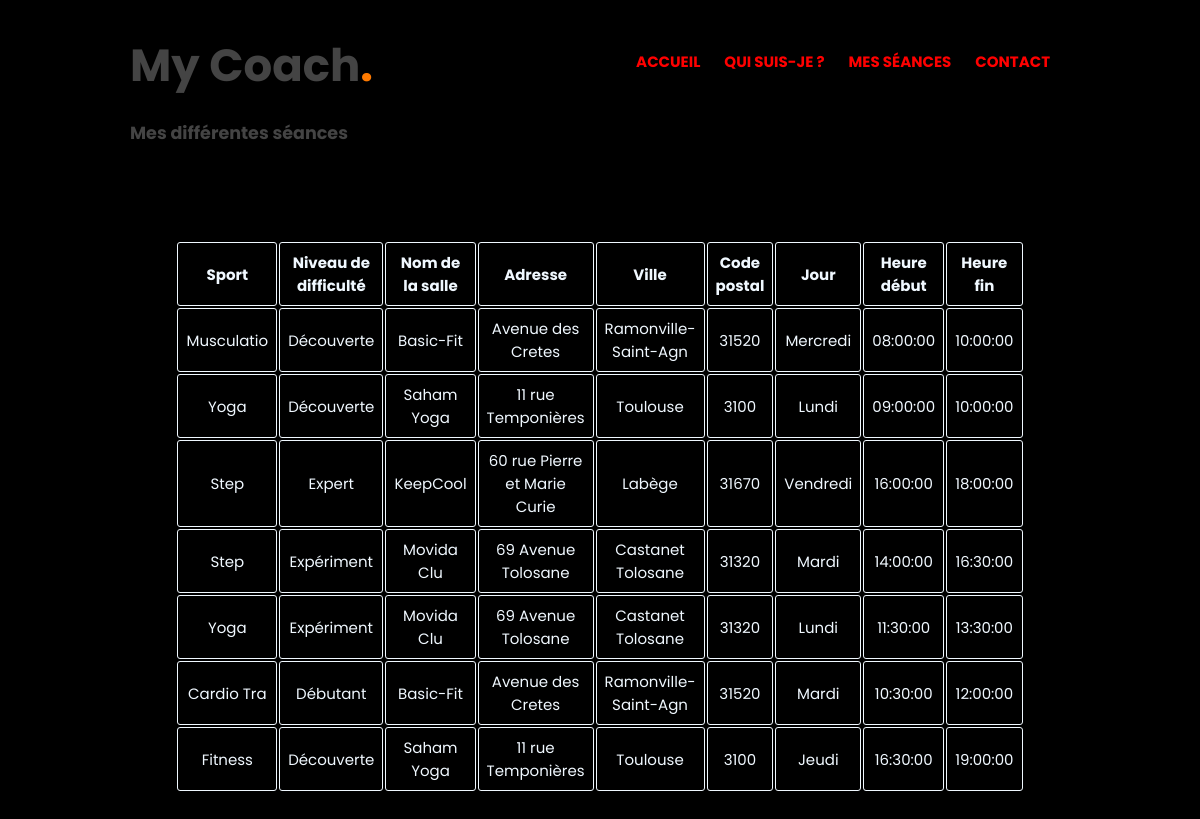
The page /php/seance.php on the database its author committed.
### tables this page shows
CREATE TABLE IF NOT EXISTS `seance` (
  `idSeance` int NOT NULL AUTO_INCREMENT,
  `activiteSeance` int DEFAULT NULL,
  `salleSeance` int DEFAULT NULL,
  `niveauSeance` int DEFAULT NULL,
  `jour` varchar(8) DEFAULT NULL,
  `heureDebut` time DEFAULT NULL,
  `heureFin` time DEFAULT NULL,
  PRIMARY KEY (`idSeance`),
  KEY `fk_seance_niveau` (`niveauSeance`),
  KEY `fk_seance_salle` (`salleSeance`),
  KEY `fk_seance_activite` (`activiteSeance`)
);

CREATE TABLE IF NOT EXISTS `activite` (
  `idAct` int NOT NULL AUTO_INCREMENT,
  `libelleActivite` varchar(10) DEFAULT NULL,
  PRIMARY KEY (`idAct`)
);

CREATE TABLE IF NOT EXISTS `niveau` (
  `idNiveau` int NOT NULL AUTO_INCREMENT,
  `libelleNiveau` varchar(10) DEFAULT NULL,
  PRIMARY KEY (`idNiveau`)
);

CREATE TABLE IF NOT EXISTS `salle` (
  `idSalle` int NOT NULL AUTO_INCREMENT,
  `nom` varchar(10) DEFAULT NULL,
  `adresse` varchar(50) DEFAULT NULL,
  `ville` varchar(20) DEFAULT NULL,
  `cp` varchar(5) DEFAULT NULL,
  PRIMARY KEY (`idSalle`)
);

### php/seance.php (the view, shortened to what this page needs)
<?php
include("../include/connexionBDD.php");
 ?>
<!DOCTYPE html>
<html lang="en">
    <head>
        <link rel="stylesheet" href="../css/style.css">
        <link rel="stylesheet" href="../css/styleSeance.css">
    </head>
    <body>
        <header>
            <div class="wrapper">
                <h1>My Coach<span class="orange">.</span></h1>
                <nav>
                    <ul>
                        <li><a href="index.html">Accueil</a></li>
                        <li><a href="presentation">Qui suis-je ?</a></li>
                        <li><a href="seance.php">Mes séances</a></li>
                        <li><a href="contact">Contact</a></li>
                    </ul>
                </nav>
            </div>
        </header>
        <section id="seances">
        <div class="wrapper">
            <h3> Mes différentes séances </h3>
            <div class="tableau">
            <?php
                $reqSQL = "SELECT libelleActivite, libelleNiveau, nom, adresse, ville, cp, jour, heureDebut, heureFin
                FROM activite A, niveau N, salle S, seance SE
                WHERE SE.activiteSeance = A.idAct AND SE.salleSeance = S.idSalle AND SE.niveauSeance = N.idNiveau
                ORDER BY DAYOFWEEK(jour)" ;
                $result = $connexion->query($reqSQL);
                if ($result ->rowCount() > 0) {
                    echo "<table border1'>
                    <tr>
                        <th>Sport</th>
                        <th>Niveau de difficulté</th>
                        <th>Nom de la salle</th>
                        <th>Adresse</th>
                        <th>Ville</th>
                        <th>Code postal</th>
                        <th>Jour</th>
                        <th>Heure début</th>
                        <th>Heure fin</th>
                    </tr>";
                while ($row = $result->fetch(PDO::FETCH_ASSOC)) {
                    echo "<tr>
                        <td>".$row["libelleActivite"]."</td>
                        <td>".$row["libelleNiveau"]."</td>
                        <td>".$row["nom"]."</td>
                        <td>".$row["adresse"]."</td>
                        <td>".$row["ville"]."</td>
                        <td>".$row["cp"]."</td>
                        <td>".$row["jour"]."</td>
                        <td>".$row["heureDebut"]."</td>
                        <td>".$row["heureFin"]."</td>
                    </tr>";
                }
                echo "</table>";
            } else {
                echo "Aucun résultat trouvé dans la table";
            }
            ?>
            </div>
        </div>
        </section>
    </body>
</html>

### css/style.css (style rules this page uses)
* { margin: 0; padding: 0; }
body { font-family: "Poppins", Helvetica, sans-serif; font-size: 15px; background-color: black; }
h1, h2, h3, h4 { color: #444; }
h1 { font-size: 45px; }
ul { list-style: none; }
a { text-decoration: none; color: #444; }
.wrapper { width: 940px; margin: 0 auto; padding: 0 10px; }
.orange { color: #ff7a00; }
header { height: 120px; }
header h1 { float: left; margin-top: 32px; }
header nav { float: right; margin-top: 50px; }
header nav ul { float: left; }
header nav ul li { display: inline-block; }
header nav ul li a { text-transform: uppercase; font-weight: bold; margin-right: 20px; color: red; }

### css/styleSeance.css (style rules this page uses)
.tableau { display: flex; justify-content: center; width: 80%; margin: 10%; }
.tableau th, td { border: 1px solid; padding: 8px; text-align: center; border-radius: 3px; }
.tableau tr { font-size: 15px; color: aliceblue; }

### rows shown on the page
seance: activiteSeance.libelleActivite "Musculatio", niveauSeance.libelleNiveau "Découverte", salleSeance.nom "Basic-Fit", salleSeance.adresse "Avenue des Cretes", salleSeance.ville "Ramonville-Saint-Agn", salleSeance.cp "31520", jour "Mercredi", heureDebut "08:00:00", heureFin "10:00:00"
seance: activiteSeance.libelleActivite "Yoga", niveauSeance.libelleNiveau "Découverte", salleSeance.nom "Saham Yoga", salleSeance.adresse "11 rue Temponières", salleSeance.ville "Toulouse", salleSeance.cp "3100", jour "Lundi", heureDebut "09:00:00", heureFin "10:00:00"
seance: activiteSeance.libelleActivite "Step", niveauSeance.libelleNiveau "Expert", salleSeance.nom "KeepCool", salleSeance.adresse "60 rue Pierre et Marie Curie", salleSeance.ville "Labège", salleSeance.cp "31670", jour "Vendredi", heureDebut "16:00:00", heureFin "18:00:00"
seance: activiteSeance.libelleActivite "Step", niveauSeance.libelleNiveau "Expériment", salleSeance.nom "Movida Clu", salleSeance.adresse "69 Avenue Tolosane", salleSeance.ville "Castanet Tolosane", salleSeance.cp "31320", jour "Mardi", heureDebut "14:00:00", heureFin "16:30:00"
seance: activiteSeance.libelleActivite "Yoga", niveauSeance.libelleNiveau "Expériment", salleSeance.nom "Movida Clu", salleSeance.adresse "69 Avenue Tolosane", salleSeance.ville "Castanet Tolosane", salleSeance.cp "31320", jour "Lundi", heureDebut "11:30:00", heureFin "13:30:00"
seance: activiteSeance.libelleActivite "Cardio Tra", niveauSeance.libelleNiveau "Débutant", salleSeance.nom "Basic-Fit", salleSeance.adresse "Avenue des Cretes", salleSeance.ville "Ramonville-Saint-Agn", salleSeance.cp "31520", jour "Mardi", heureDebut "10:30:00", heureFin "12:00:00"
seance: activiteSeance.libelleActivite "Fitness", niveauSeance.libelleNiveau "Découverte", salleSeance.nom "Saham Yoga", salleSeance.adresse "11 rue Temponières", salleSeance.ville "Toulouse", salleSeance.cp "3100", jour "Jeudi", heureDebut "16:30:00", heureFin "19:00:00"
